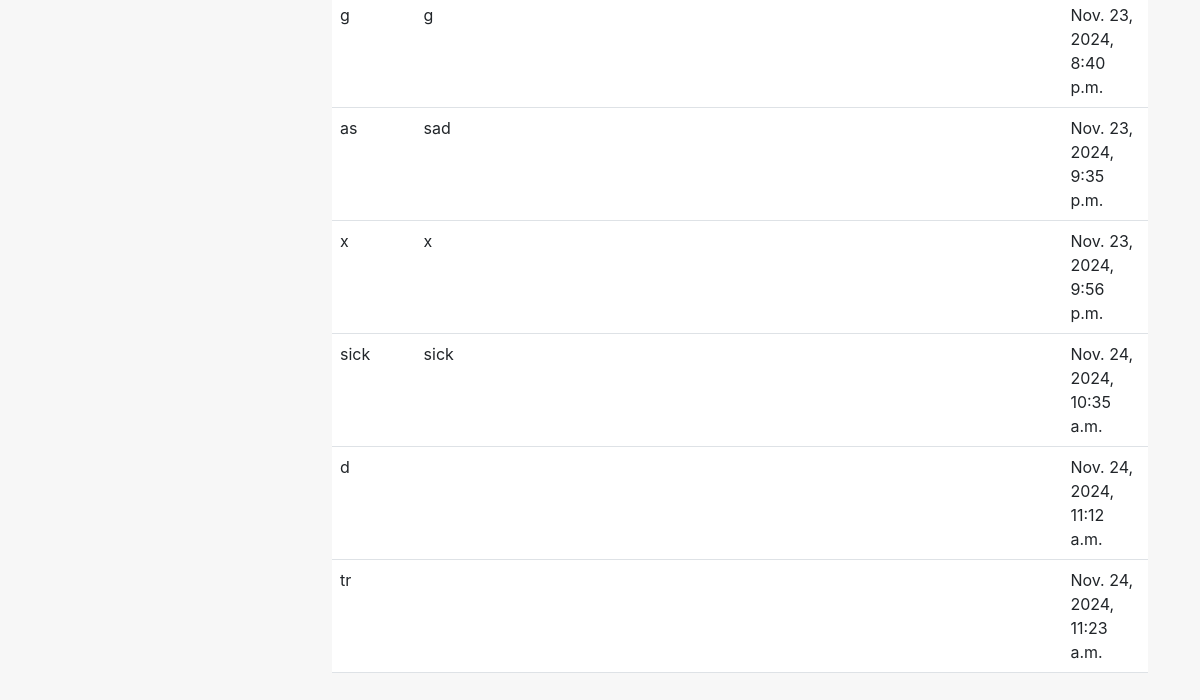
The page /procurement01/rfps/ (signed in, lower part) on the database as committed earlier.
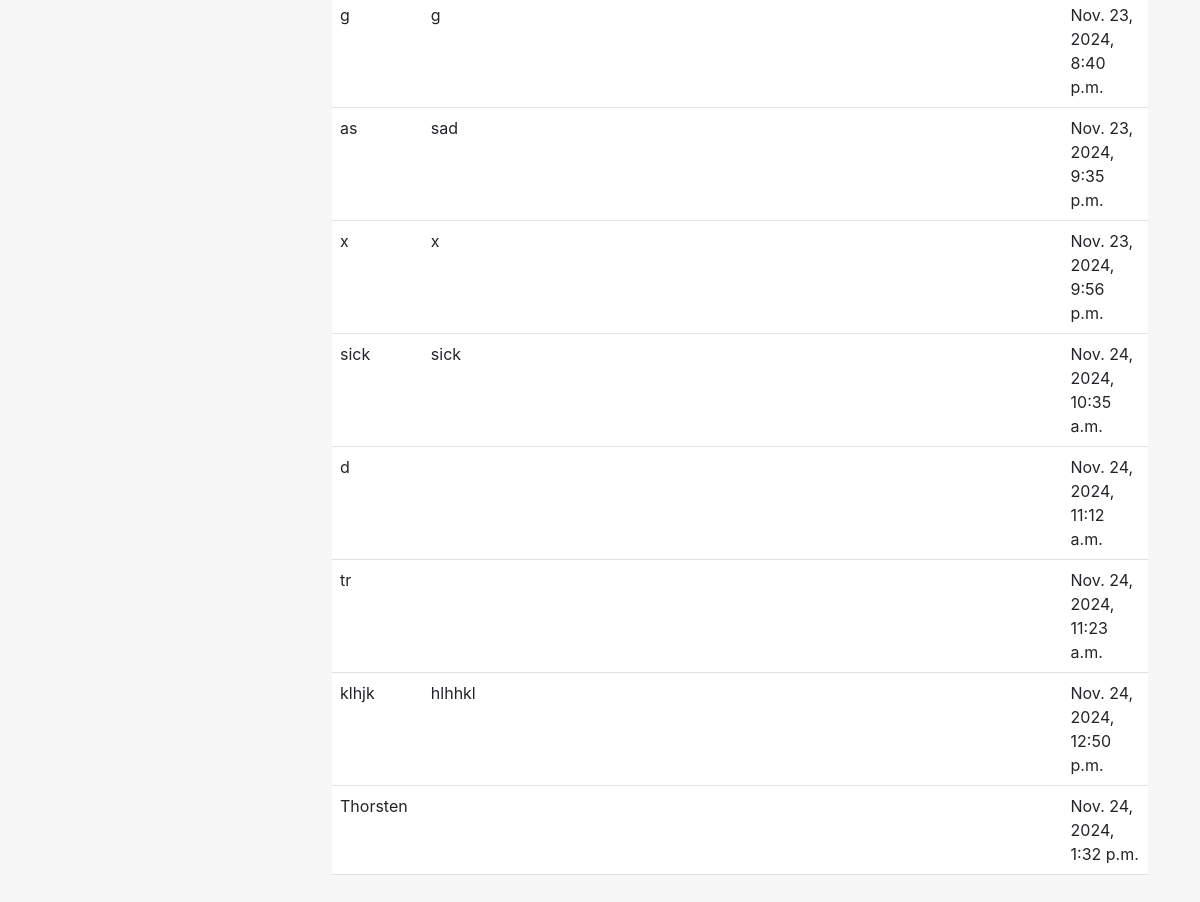
The same page on the database as committed later.
### procurement01/models.py (models this page shows, shortened)
class RFP(models.Model):
    title = models.CharField(max_length=255)
    description = models.TextField(blank = True)
    created_at = models.DateTimeField(auto_now_add=True)
    updated_at = models.DateTimeField(auto_now=True)
    deleted_at = models.DateTimeField(null=True, blank=True)

### procurement01/views.py (the view)
# urls.py: path('rfps/', views.rfp_list_view, name='rfp_list'),
@login_required
def rfp_list_view(request):
    rfps = RFP.objects.all()  # You might want to filter by the user's company if needed
    return render(request, 'procurement01/rfp_list.html', {'rfps': rfps})

### procurement01/templates/procurement01/rfp_list.html (shortened to what this page needs)
{% extends 'procurement01/layout.html' %}
{% block content %}
<table class="table">
    <tbody>
        {% for rfp in rfps %}
            <tr class="clickable-row" data-href="{% url 'rfp_detail' rfp.id %}">
                <td>{{ rfp.title }}</td>
                <td>{{ rfp.description }}</td>
                <td>{{ rfp.created_at }}</td>
            </tr>
        {% empty %}
        <tr>
            <td colspan="3">No RFPs available.</td>
        </tr>
        {% endfor %}
    </tbody>
</table>
{% endblock %}

Rows that differ between the two databases and show on the page:
added RFP: title "klhjk", description "hlhhkl", created_at "Nov. 24, 2024, 12:50 p.m."
added RFP: title "Thorsten", created_at "Nov. 24, 2024, 1:32 p.m."
